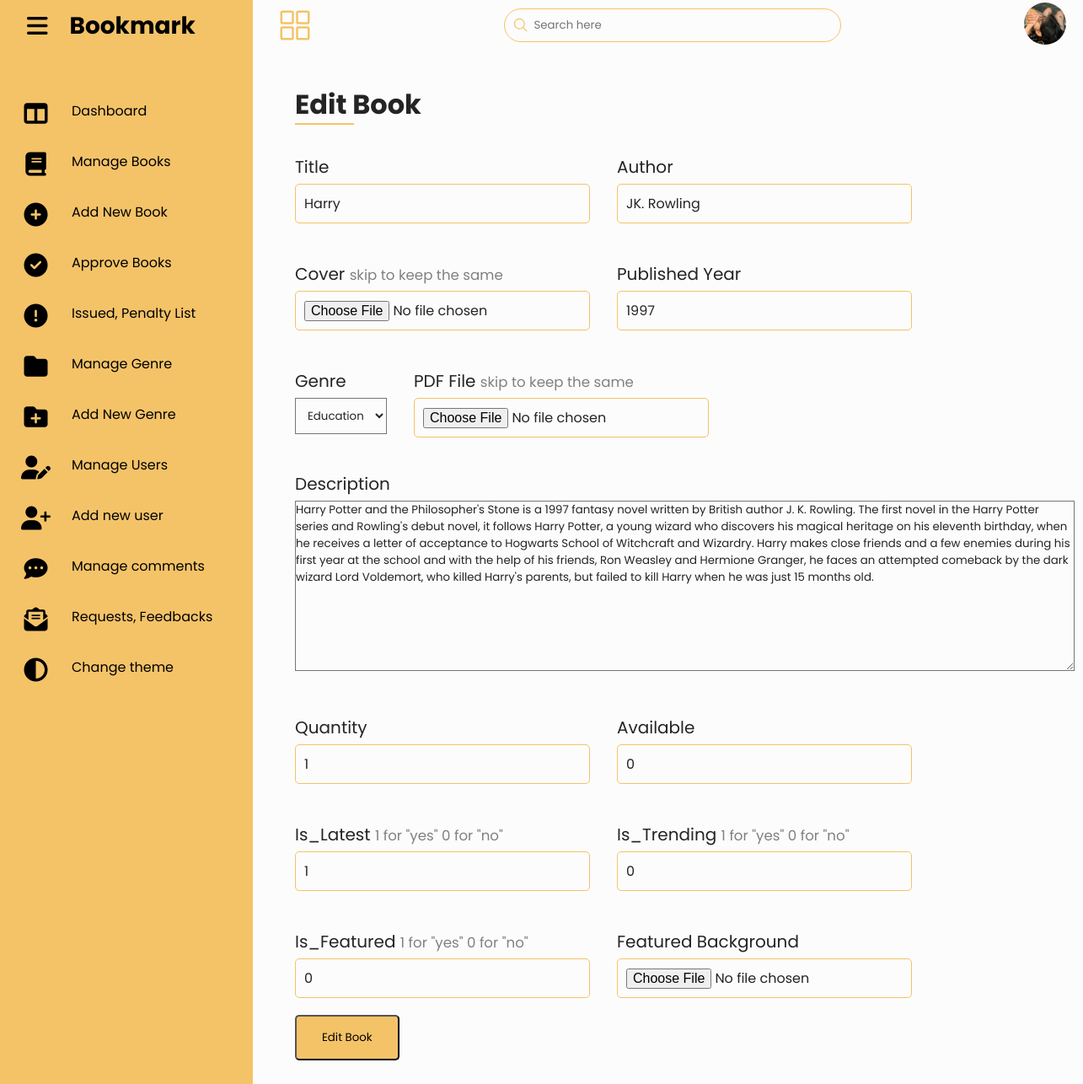
Screenshot of /admin/edit-book.php?id=26 (signed in) with the database file from the repository.
### tables this page shows
CREATE TABLE `users` (
  `id` int(11) NOT NULL,
  `name` varchar(50) NOT NULL,
  `username` varchar(50) NOT NULL,
  `email` varchar(50) NOT NULL,
  `password` varchar(255) NOT NULL,
  `avatar` varchar(255) NOT NULL,
  `utype` varchar(11) NOT NULL,
  `address` text NOT NULL,
  `phone` int(11) NOT NULL,
  `is_admin` int(1) NOT NULL,
  `is_dark` int(1) NOT NULL
);

CREATE TABLE `books` (
  `id` int(11) UNSIGNED NOT NULL,
  `title` varchar(50) NOT NULL,
  `cover` varchar(255) NOT NULL,
  `author` varchar(50) NOT NULL,
  `year` varchar(50) NOT NULL,
  `description` text NOT NULL,
  `stock` int(11) NOT NULL,
  `available` int(11) NOT NULL,
  `pdf` varchar(255) NOT NULL,
  `genre_id` int(11) NOT NULL,
  `is_latest` int(1) NOT NULL,
  `is_trending` int(1) NOT NULL,
  `is_featured` int(1) NOT NULL,
  `featured_background` varchar(255) NOT NULL,
  `borrowed_times` int(11) NOT NULL
);

### admin/edit-book.php (the view, shortened to what this page needs)
<?php
if (isset($_GET['id'])){
    $book_id = $_GET['id'];
}
include 'partials/header.php';
$user_id = $_SESSION['user_id'];
$imagequery = "SELECT * from users  where id = '$user_id' ";
$imageresult = mysqli_query($connection, $imagequery);
$user = mysqli_fetch_assoc($imageresult);
?>
        <?php include 'partials/main.php' ?>
            <?php
                $genre_query = "SELECT * from genres";
                $genre_result = mysqli_query($connection, $genre_query);
            ?>
            <?php
                $book_query = "SELECT * from books  where id = $book_id";
                $book_result = mysqli_query($connection, $book_query);
                $book = mysqli_fetch_assoc($book_result);
            ?>
            <div class="book-form" >
                <h1 class="page-title">Edit Book</h1>
                <form action="edit-book-logic.php" method="post" enctype="multipart/form-data">
                    <div class="row">
                        <div class="input-box">
                            <span class="title">Title</span>
                            <input type="text" required value="<?= $book['title'] ?>" name="title">
                        </div>
                        <div class="input-box">
                            <span class="title">Author</span>
                            <input type="text" required value="<?= $book['author'] ?>" name="author">
                        </div>
                    </div>
                    <div class="row">
                        <div class="input-box">
                                <span class="title">Cover  <small style="color: grey;">skip to keep the same</small></span>
                                <input type="file"   placeholder="Cover" name="cover">
                            </div>
                            <div class="input-box">
                                <span class="title">Published Year</span>
                                <input type="text"  value="<?= $book['year'] ?>" required placeholder="Book Published Year" name="year">
                            </div>
                        </div>
                    <div class="row">
                    <div class="input-box">
                            <span class="title">Genre</span>
                            <select required name="genre">
                                <?php while ($genre = mysqli_fetch_assoc($genre_result)) : ?>
                                    <?php $id = $genre['id']?>
                                <option value="<?=$id?>">   <?= $genre['name']?>   </option>
                                <?php endwhile; ?>
                            </select>
                        </div>
                        <div class="input-box">
                            <span class="title">PDF File <small style="color: grey;">skip to keep the same</small></span>
                            <input type="file"   name="pdf"  >
                        </div>
                    </div>
                    <div class="input-box">
                            <span class="title">Description</span>
                            <textarea name="description"   cols="80" required rows="10"><?= $book['description'] ?></textarea>
                        </div>
                    <div class="row">
                        <div class="input-box">
                            <span class="title">Quantity</span>
                            <input type="text" value="<?= $book['stock'] ?>" required placeholder="Add Stock Quantity" name="stock">
                        </div>
                        <div class="input-box">
                            <span class="title">Available</span>
                            <input type="text" value="<?= $book['available'] ?>" required placeholder="Add Stock Quantity" name="available">
                        </div>
                    </div>
                    <div class="row">
                        <div class="input-box">
                            <span class="title">Is_Latest <small style="color: grey;">1 for "yes" 0 for "no"</small></span>
                            <input type="text" value="<?= $book['is_latest'] ?>" required placeholder="Add Stock Quantity" name="is_latest">
                        </div>
                        <div class="input-box">
                            <span class="title">Is_Trending <small style="color: grey;">1 for "yes" 0 for "no"</small></span>
                            <input type="text" value="<?= $book['is_trending'] ?>" required placeholder="Add Stock Quantity" name="is_trending">
                        </div>
                    </div>
                    <div class="row">
                        <div class="input-box">
                            <span class="title">Is_Featured <small style="color: grey;">1 for "yes" 0 for "no"</small></span>
                            <input type="text" value="<?= $book['is_featured'] ?>" required placeholder="Add Stock Quantity" name="is_featured">
                        </div>
                        <div class="input-box">
                            <span class="title">Featured Background</span>
                            <input type="file" placeholder="Add Stock Quantity" name="featured_background">
                        </div>
                    </div>
                    <div class="submit">
                        <button type="submit" name="submit">Edit Book</button>
                    </div>
                </form>
            </div>
        </div>
    </div>
</body>
</html>

### admin/partials/main.php (shortened to what this page needs)
<div class="main">
            <div class="topbar">
                <div class="toggle">
                    <ion-icon name="grid-outline"></ion-icon>
                </div>
                <div class="search">
                    <label>
                        <input type="text" placeholder="Search here">
                        <ion-icon name="search-outline"></ion-icon>
                    </label>
                </div>
                <div class="user">
                <li>
                    <img src="<?= ROOT_URL. 'images/' . $user['avatar'] ?>" class="profile" />
                    </li>
                </div>
            </div>

### admin/assets/css/form.css (style rules this page uses)
:root { --blue: #ffd68c; --white: #212121; --gray: #f5f5f5; --gray2: #ffffff; --black1: #2222; --black2: #999; }
.light-theme { --blue: #ffd68c; --white: #ffffff; --gray: #242424; --gray2: #000000; --black1: #0d0d0d22; --black2: #ffffff; }
.book-form { width: 100%; padding: 20px; }
.page-title { margin-bottom: 10px; position: relative; color: var(--gray); }
.page-title::after { content: ''; bottom: 0; width: 70px; height: 2px; left: 0; position: absolute; background-color: var(--blue); }
.book-form .input-box { margin: 20px 0; }
.book-form .input-box span { font-size: 20px; display: block; color: var(--gray); margin: 5px 0; }
.book-form .input-box input { border-radius: 5px; font-size: 16px; padding: 10px; width: 350px; background-color: var(--white); color: var(--gray); border: 1px solid var(--blue); }
.book-form .input-box select { background-color: var(--white); padding: 10px; color: var(--gray); }
.book-form .input-box textarea { background-color: var(--white); color: var(--gray); }
.book-form .submit button { background-color: var(--blue); padding: 15px 30px; border-radius: 5px; transition: all 300ms ease; cursor: pointer; }
.book-form .row { display: flex; gap: 2rem; }

### admin/assets/css/style.css (style rules this page uses)
* { font-family: "Poppins", sans-serif; margin: 0; padding: 0; box-sizing: border-box; }
:root { --blue: #ffd68c; --white: #212121; --gray: #f5f5f5; --black1: #2222; --black2: #4e4e4e; }
.light-theme { --blue: #f4c368 ; --white: #fcfcfc; --gray: #242424; --gray2: #000000; --black1: #74747422; --black2: #2a2929; }
body { min-height: 100vh; overflow-x: hidden; }
.main { position: absolute; width: calc(100% - 300px); left: 300px; padding:0 10px; min-height: 100vh; background: var(--white); transition: 0.5s; }
.topbar { width: 100%; height: 60px; display: flex; justify-content: space-between; align-items: center; padding: 0 10px; }
.toggle { position: relative; width: 60px; height: 60px; display: flex; justify-content: center; align-items: center; font-size: 2.5rem; cursor: pointer; }
.toggle ion-icon { color: var(--blue); }
.search { position: relative; width: 400px; margin: 0 10px; }
.search label { height: 40px; border-radius: 40px; padding: 5px 20px; padding-left: 35px; display: flex; align-items: center; width: 100%; font-size: 14px; color: white; outline: none; border: 1px solid var(--blue); }
.search label input { width: 80%; outline: 0; color: white; border: 0; color: var(--gray); background-color: var(--white); }
.search label ion-icon { color: var(--blue); position: absolute; top: 10px; left: 10px; font-size: 1.2rem; }
.user { display: flex; align-items: center; gap: 1rem; cursor: pointer; }
.user img { border-radius: 50%; width: 50px; height: 50px; object-fit: cover; }
.book-form { padding: 40px; }
.user li { list-style-type: none; position: relative; padding: 0.625rem 0 0.5rem; }
.user li .profile { height: 50px; width: 50px; object-fit: cover; object-position: center; border-radius: 50%; cursor: pointer; }

### rows the page displays
users: avatar (picture)
books: title "Harry", author "JK. Rowling", year "1997", description "Harry Potter and the Philosopher's Stone is a 1997 fantasy novel written by British author J. K. Rowling. The first novel in the Harry Potter series and Rowling's debut novel, it follows Harry Potter, a young wizard who discovers his magical heritage on his eleventh birthday, when he receives a letter of acceptance to Hogwarts School of Witchcraft and Wizardry. Harry makes close friends and a few enemies during his first year at the school and with the help of his friends, Ron Weasley and Hermione Granger, he faces an attempted comeback by the dark wizard Lord Voldemort, who killed Harry's parents, but failed to kill Harry when he was just 15 months old.", stock "1", available "0", is_latest "1", is_trending "0", is_featured "0"

### other values shown
form field genre "Education"
